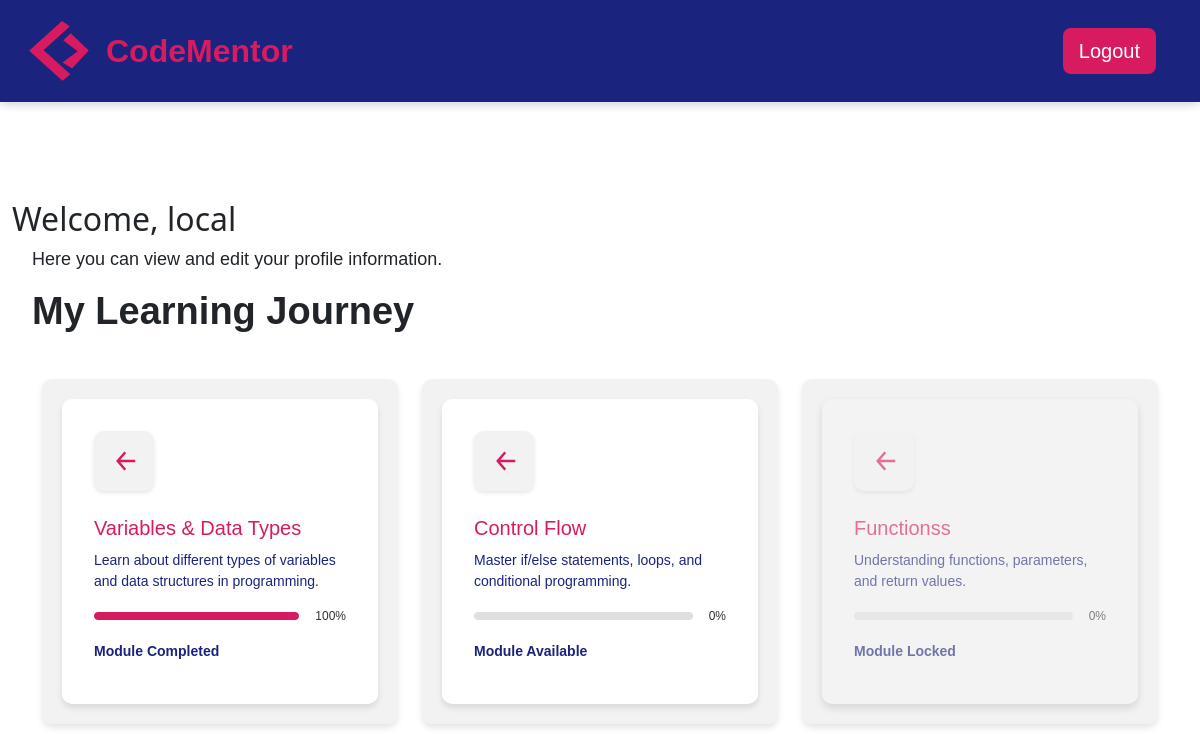
The page /dashboard (signed in) on the database its author committed.
### app.py (models this page shows, shortened)
class User(UserMixin,db.Model):
    userid = db.Column(db.Integer, primary_key=True)
    username = db.Column(db.String(120), unique=True, nullable=False)
    email = db.Column(db.String(120), unique=True, nullable=False)
    password_hash = db.Column(db.String(250), nullable=False)  # Store hashed password
    registered_at = db.Column(db.DateTime, default=func.now)
    module_progress = db.relationship('UserModuleProgress', backref='user', lazy=True)
    exercise_progress = db.relationship('UserExerciseProgress', backref='user', lazy=True)

class Module(db.Model):
    moduleid = db.Column(db.Integer, primary_key=True)
    title = db.Column(db.String(100), nullable=False)
    description = db.Column(db.Text, nullable=False)
    status = db.Column(db.Enum('locked', 'available', 'completed', name='module_status'), default='locked')
    exercises = db.relationship('Exercise', backref='module', lazy=True)
    user_progress = db.relationship('UserModuleProgress', backref='module', lazy=True)

### app.py (the view)
@app.route("/dashboard")
@login_required
def dashboard():
    user_modules = []
    modules = Module.query.all()
    for module in modules:
        user_module_progress = UserModuleProgress.query.filter_by(userid=current_user.userid, moduleid=module.moduleid).first()
        if user_module_progress:
            exercises = Exercise.query.filter_by(moduleid=module.moduleid).all()
            completed_exercises = 0
            for exercise in exercises:
                user_exercise_progress = UserExerciseProgress.query.filter_by(userid=current_user.userid, exerciseid=exercise.exerciseid).first()
                if user_exercise_progress and user_exercise_progress.status == 'completed':
                    completed_exercises += 1
            progress = int((completed_exercises / len(exercises)) * 100) if exercises else 0
            if module.moduleid > 1:  # The second module and beyond
                previous_module_progress = UserModuleProgress.query.filter_by(userid=current_user.userid, moduleid=module.moduleid - 1).first()
                if previous_module_progress and previous_module_progress.status == 'completed':
                    module_status = 'available'  # Next module becomes available after completing the previous one
                else:
                    module_status = 'locked'  # If previous module is not completed, lock the current module
            else:
                module_status = user_module_progress.status  # For the first module, use the user's current status
            user_modules.append({
                'module': module,
                'status': module_status,
                'progress': progress
            })
        else:
            user_modules.append({
                'module': module,
                'status': 'locked',
                'progress': 0
            })
    return render_template("dashboard.html", user_modules=user_modules)

### app.py (called while the page is built)
@login_manager.user_loader
def load_user(userid):
    return User.query.get(int(userid))

### templates/dashboard.html (shortened to what this page needs)
{% extends 'base.html' %}
{% block content %}
<h2>Welcome, {{ current_user.username }} </h2>
<p>Here you can view and edit your profile information.</p>
<section class="learning-choice">
    <div class="intro">
        <h1>My Learning Journey</h1>
    </div>
    <div class="container mt-4">
        <div class="row">
            {% for user_module in user_modules %}
            <div class="col-md-6 col-lg-4 mb-4">
                <div class="learning-boxe">
                    <div class="module
                        {% if user_module.status == 'locked' %}locked-module{% endif %}
                        {% if user_module.status == 'available' %}available-module{% endif %}
                        {% if user_module.status == 'completed' %}completed-module{% endif %}">
                        {% if user_module.status == 'locked' %}
                            <div class="icon-box" style="cursor: not-allowed;">
                                <svg viewBox="0 0 24 24" fill="none" stroke="currentColor" stroke-width="2">
                                    <path d="M13 5L7 12L13 19M7 12H21" />
                                </svg>
                            </div>
                            <h2>{{ user_module.module.title }}</h2>
                            <p>{{ user_module.module.description }}</p>
                            <div class="progress-wrapper">
                                <div class="progress-bar" data-progress="{{ user_module.progress }}%">
                                </div>
                                <span class="progress-text">{{ user_module.progress }}%</span>
                            </div>
                            <p><strong>Module Locked</strong></p>
                        {% elif user_module.status == 'available' %}
                            <div class="icon-box" onclick="window.location.href='{{ url_for('exercises', module_id=user_module.module.moduleid) }}';" style="cursor: pointer;">
                                <svg viewBox="0 0 24 24" fill="none" stroke="currentColor" stroke-width="2">
                                    <path d="M13 5L7 12L13 19M7 12H21" />
                                </svg>
                            </div>
                            <h2>{{ user_module.module.title }}</h2>
                            <p>{{ user_module.module.description }}</p>
                            <div class="progress-wrapper">
                                <div class="progress-bar" data-progress="{{ user_module.progress }}%">
                                </div>
                                <span class="progress-text">{{ user_module.progress }}%</span>
                            </div>
                            <p><strong>Module Available</strong></p>
                        {% elif user_module.status == 'completed' %}
                            <div class="icon-box" onclick="window.location.href='{{ url_for('exercises', module_id=user_module.module.moduleid) }}';" style="cursor: pointer;">
                                <svg viewBox="0 0 24 24" fill="none" stroke="currentColor" stroke-width="2">
                                    <path d="M13 5L7 12L13 19M7 12H21" />
                                </svg>
                            </div>
                            <h2>{{ user_module.module.title }}</h2>
                            <p>{{ user_module.module.description }}</p>
                            <div class="progress-wrapper">
                                <div class="progress-bar" data-progress="100%">
                                    <div class="progress" style="width: 100%;"></div>
                                </div>
                                <span class="progress-text">100%</span>
                            </div>
                            <p><strong>Module Completed</strong></p>
                        {% endif %}
                    </div>
                </div>
            </div>
            {% endfor %}
        </div>
    </div>
</section>
{% endblock %}

### templates/base.html (shortened to what this page needs)
<!DOCTYPE html>
<html lang="en">
<head>
    <link rel="stylesheet" href="https://cdn.jsdelivr.net/npm/bootstrap@5.3.3/dist/css/bootstrap.min.css">
    <link rel="stylesheet" type="text/css" href="/static/css/styles.css">
    <link rel="stylesheet" href="https://cdnjs.cloudflare.com/ajax/libs/font-awesome/6.0.0-beta3/css/all.min.css">
</head>
<body>
    <header>
      <nav class="navbar navbar-expand-lg">
          <div class="container-fluid">
              <div class="logo-container d-flex align-items-center">
                  <svg width="20" height="20" viewBox="0 0 100 100"></svg>
                  <a class="navbar-brand" href="{{ url_for('home') }}">
                      <img src="/static/images/CMLogo.png" alt="CodeMentor Logo" class="logo-image">
                  </a>
                  <span class="logo-text">CodeMentor</span>
              </div>
              <div class="collapse navbar-collapse" id="navbarContent">
                <ul class="navbar-nav ms-auto d-flex gap-2">
                    {% if current_user.is_authenticated %}
                        {% if request.endpoint == 'exercises' %}
                            <li class="nav-item">
                              <a href="{{ url_for('dashboard') }}" class="btn btn-link back-arrow-btn">
                                  <i class="fas fa-arrow-left"></i>
                              </a>
                          </li>
                        {% else %}
                            <li class="nav-item">
                                <a href="{{ url_for('logout') }}" class="btn custom-btn-primary btn-lg">Logout</a>
                            </li>
                        {% endif %}
                    {% endif %}
                </ul>
              </div>
          </div>
      </nav>
    </header>
    <main class="container-fluid flex-grow-1">
        {% block content %}{% endblock %}
    </main>
</body>
</html>

### static/css/styles.css (style rules this page uses)
header { box-shadow: 0 2px 10px rgba(0, 0, 0, 0.1); position: fixed; top: 0; width: 100%; z-index: 1000; }
body, html { margin: 0; padding: 0; height: 100%; }
body { display: flex; flex-direction: column; height: 100%; }
main { flex: 1; margin-top: 200px; }
h1 { font-weight: bold; font-size: 38px; font-family: Verdana, Geneva, Tahoma, sans-serif; margin-left: 20px; }
p { font-size: 18px; font-family: Verdana, Geneva, Tahoma, sans-serif; margin-left: 20px; }
.navbar { background: #1a237e; padding: 1rem 2rem; box-shadow: 0 2px 10px rgba(0,0,0,0.1); }
.logo-image { width: 60px; height: 60px; }
.logo-text { font-family: Verdana, Geneva, Tahoma, sans-serif; font-weight: bold; font-size: 32px; color: #D81B60; margin-left: 1px; display: inline-block; }
.logo-container { margin-left: -35px; }
.custom-btn-primary { background-color: #D81B60 !important; color: white !important; border: none !important; font-family: Verdana, Geneva, Tahoma, sans-serif; }
.navbar-nav { display: flex; flex-direction: row; gap: 15px; align-items: center; justify-content: flex-end; }
body, html { height: 100%; margin: 0; display: flex; flex-direction: column; }
.module { background: white; padding: 2rem; border-radius: 10px; box-shadow: 0 4px 6px rgba(0, 0, 0, 0.1); transition: transform 0.3s ease; }
.progress-wrapper { display: flex; align-items: center; margin-bottom: 1rem; }
.progress-bar { flex-grow: 1; height: 10px; background: #e0e0e0; border-radius: 5px; margin-right: 1rem; overflow: hidden; }
.module svg { width: 48px; height: 48px; margin-bottom: 1rem; }
.learning-boxe { background-color: #f2f2f2; border-radius: 10px; box-shadow: 0 4px 6px rgba(0, 0, 0, 0.1); padding: 20px; text-align: left; max-width: 400px; margin: 20px auto; font-family: 'Verdana', Geneva, Tahoma, sans-serif; color: #333; display: flex; gap: 20px; flex-wrap: wrap; }
.learning-boxe .module h2 { font-size: 20px; margin: 10px 0; color: #D81B60; }
.learning-boxe .module p { font-size: 14px; color: #1a237e; margin: 10px 0; }
.learning-boxe .progress-wrapper { display: flex; align-items: center; justify-content: space-between; margin-top: 15px; }
.learning-boxe .progress-bar { position: relative; background-color: #e0e0e0; border-radius: 20px; overflow: hidden; width: 70%; height: 8px; }
.learning-boxe .progress-bar .progress { background-color: #D81B60; height: 100%; width: 20%; transition: width 0.3s ease; }
.learning-boxe .progress-text { font-size: 12px; color: #333; }
.learning-boxe svg { margin: 10px auto; width: 40px; height: 40px; stroke: #D81B60; display: block; }
.icon-box { background-color: #f2f2f2; border-radius: 10px; padding: 15px; display: inline-flex; justify-content: center; align-items: center; box-shadow: 0 2px 4px rgba(0, 0, 0, 0.1); margin: 0 auto 15px; width: 60px; height: 60px; }
.icon-box svg { width: 30px; height: 30px; stroke: #D81B60; }
.locked-module { box-shadow: 0 4px 8px rgba(0, 0, 0, 0.2); opacity: 0.6; pointer-events: none; background-color: #f5f5f5; }
.locked-module .icon-box { cursor: not-allowed; }

### rows shown on the page
User: username "local"
Module: module "Variables & Data Types", module.description "Learn about different types of variables and data structures in programming."
Module: module "Control Flow", module.description "Master if/else statements, loops, and conditional programming."
Module: module "Functionss", module.description "Understanding functions, parameters, and return values."

### other values the page prints
{{ user_module.progress }} "0"
